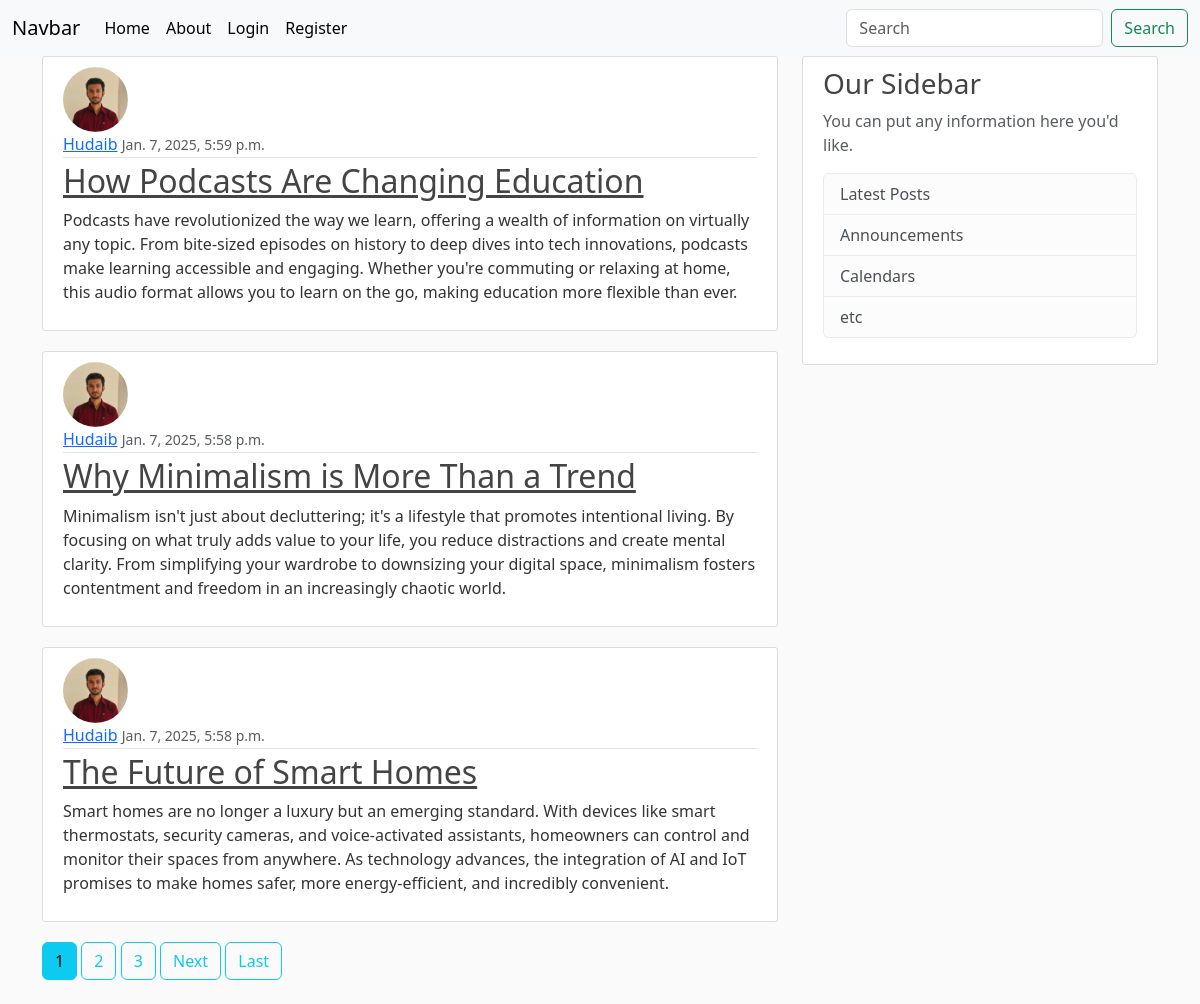
Screenshot of /blog/ with the database file from the repository.
### blog/models.py (models this page shows, shortened)
class Post(models.Model):
    title=models.CharField(max_length=100)
    content=models.TextField()
    date=models.DateTimeField(default=timezone.now)
    author=models.ForeignKey(User, on_delete=models.CASCADE)

### users/models.py (models this page shows, shortened)
class Profile(models.Model):
    user=models.OneToOneField(User, on_delete=models.CASCADE, )
    image=models.ImageField(default="default.jpg",upload_to='profile_pics')

### blog/views.py (the view)
# urls.py: path('', PostListView.as_view() , name='blog-home'),
class PostListView(ListView):
    model=Post
    template_name='blog/home.html'
    context_object_name='posts'
    ordering= ['-date']
    paginate_by= 3

### blog/templates/blog/home.html (shortened to what this page needs)
{% extends "blog/base.html" %}
{% block content%}
    {%for post in posts%}
    <article class="media content-section">
      <img class="rounded-circle article-img" src="{{ post.author.profile.image.url }}">
        <div class="media-body">
          <div class="article-metadata">
            <a class="mr-2" href="{% url 'user-posts' post.author.username %}">{{ post.author }}</a>
            <small class="text-muted">{{ post.date }}</small>
          </div>
          <h2><a class="article-title" href= "{% url 'post-detail' post.id %}">{{ post.title }}</a></h2>
          <p class="article-content">{{ post.content }}</p>
        </div>
      </article>
    {%endfor%}
    {% if is_paginated %}
    {% for num in page_obj.paginator.page_range %}
      {% if page_obj.number == num %}
        <a class="btn btn-info mb-4" href="?page={{ num }}">{{ num }}</a>
      {% elif num > page_obj.number|add:'-3' and num < page_obj.number|add:'3' %}
        <a class="btn btn-outline-info mb-4" href="?page={{ num }}">{{ num }}</a>
      {% endif %}
    {% endfor %}
    {% if page_obj.has_next %}
      <a class="btn btn-outline-info mb-4" href="?page={{ page_obj.next_page_number }}">Next</a>
      <a class="btn btn-outline-info mb-4" href="?page={{ page_obj.paginator.num_pages }}">Last</a>
    {% endif %}
  {% endif %}
{%endblock content%}

### blog/templates/blog/base.html (shortened to what this page needs)
{% load static %}
<!DOCTYPE html>
<html lang="en">
<head>
    <link href="https://cdn.jsdelivr.net/npm/bootstrap@5.3.3/dist/css/bootstrap.min.css" rel="stylesheet">
    <link rel="stylesheet" type="text/css" href="{% static 'blog/main.css' %}">
</head>
<body>
    <div>
        <nav class="navbar navbar-expand-lg bg-body-tertiary">
            <div class="container-fluid">
              <a class="navbar-brand" href="{% url 'blog-home'%}">Navbar</a>
              <div class="collapse navbar-collapse" id="navbarSupportedContent">
                <ul class="navbar-nav me-auto mb-2 mb-lg-0">
                  <li class="nav-item">
                    <a class="nav-link active" aria-current="page" href="{% url 'blog-home'%}">Home</a>
                  </li>
                  <li class="nav-item">
                    <a class="nav-link active" aria-current="page" href="{% url 'blog-about'%}">About</a>
                  </li>
                  {%if user.is_authenticated%}
                  <a class="nav-item nav-link" href="{% url 'post-create' %}">New Post</a>
                  <a class="nav-item nav-link" href="{% url 'profile' %}">Profile</a>
                  <a class="nav-item nav-link" href="{% url 'logout' %}">Logout</a>
                  {%else%}
                  <li class="nav-item">
                    <a class="nav-link active" aria-current="page" href="{% url 'login'%}">Login</a>
                  </li>
                  <li class="nav-item">
                    <a class="nav-link active" aria-current="page" href="{% url 'login'%}">Register</a>
                  </li>
                  {%endif%}
                </ul>
                <form class="d-flex" role="search">
                  <input class="form-control me-2" type="search" placeholder="Search" aria-label="Search">
                  <button class="btn btn-outline-success" type="submit">Search</button>
                </form>
              </div>
            </div>
          </nav>
    </div>
    <main role="main" class="container">
        <div class="row">
          <div class="col-md-8">
            {% block content %}{% endblock %}
          </div>
          <div class="col-md-4">
            <div class="content-section">
              <h3>Our Sidebar</h3>
              <p class='text-muted'>You can put any information here you'd like.
                <ul class="list-group">
                  <li class="list-group-item list-group-item-light">Latest Posts</li>
                  <li class="list-group-item list-group-item-light">Announcements</li>
                  <li class="list-group-item list-group-item-light">Calendars</li>
                  <li class="list-group-item list-group-item-light">etc</li>
                </ul>
              </p>
            </div>
          </div>
        </div>
      </main>
</body>
</html>

### blog/static/blog/main.css (style rules this page uses)
body { background: #fafafa; color: #333333; }
h1, h2, h3, h4, h5, h6 { color: #444444; }
ul { margin: 0; }
.content-section { background: #ffffff; padding: 10px 20px; border: 1px solid #dddddd; border-radius: 3px; margin-bottom: 20px; }
.article-title { color: #444444; }
.article-content { white-space: pre-line; }
.article-img { height: 65px; width: 65px; margin-right: 16px; }
.article-metadata { padding-bottom: 1px; margin-bottom: 4px; border-bottom: 1px solid #e3e3e3 }

### rows the page displays
Post: author.profile.image (picture), author "Hudaib", date "Jan. 7, 2025, 5:59 p.m.", title "How Podcasts Are Changing Education", content "Podcasts have revolutionized the way we learn, offering a wealth of information on virtually any topic. From bite-sized episodes on history to deep dives into tech innovations, podcasts make learning accessible and engaging. Whether you're commuting or relaxing at home, this audio format allows you to learn on the go, making education more flexible than ever."
Post: author.profile.image (picture), author "Hudaib", date "Jan. 7, 2025, 5:58 p.m.", title "Why Minimalism is More Than a Trend", content "Minimalism isn't just about decluttering; it's a lifestyle that promotes intentional living. By focusing on what truly adds value to your life, you reduce distractions and create mental clarity. From simplifying your wardrobe to downsizing your digital space, minimalism fosters contentment and freedom in an increasingly chaotic world."
Post: author.profile.image (picture), author "Hudaib", date "Jan. 7, 2025, 5:58 p.m.", title "The Future of Smart Homes", content "Smart homes are no longer a luxury but an emerging standard. With devices like smart thermostats, security cameras, and voice-activated assistants, homeowners can control and monitor their spaces from anywhere. As technology advances, the integration of AI and IoT promises to make homes safer, more energy-efficient, and incredibly convenient."

### other values shown
{{ num }} "1"
{{ num }} "2" "3"
